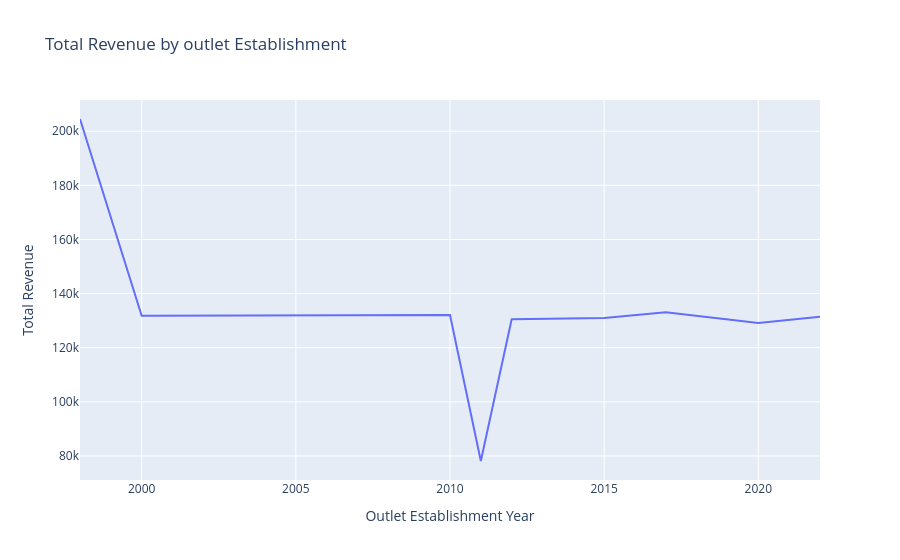

Notebook source saved alongside this figure:
### Code cell
outlet = df.groupby("Outlet Establishment Year")["Sales"].sum()

px.line(outlet, x=outlet.index, y=outlet.values, title = "Total Revenue by outlet Establishment",
       labels = {"x":"Outlet Establishment Year", "y": "Total Revenue"})

### Figure 1 — Plotly figure (JSON) as saved in the notebook; plotly's stock layout.template omitted (floating-point values rounded to 4 significant figures)
{"data": [{"hovertemplate": "Outlet Establishment Year=%{x}<br>Total Revenue=%{y}<extra></extra>", "legendgroup": "", "line": {"color": "#636efa", "dash": "solid"}, "marker": {"symbol": "circle"}, "mode": "lines", "name": "", "orientation": "v", "showlegend": false, "type": "scatter", "x": [1998, 2000, 2010, 2011, 2012, 2015, 2017, 2020, 2022], "xaxis": "x", "y": [204500.0, 131800.0, 132100.0, 78130.0, 130500.0, 130900.0, 133100.0, 129100.0, 131500.0], "yaxis": "y"}], "layout": {"legend": {"tracegroupgap": 0}, "title": {"text": "Total Revenue by outlet Establishment"}, "xaxis": {"anchor": "y", "domain": [0, 1], "title": {"text": "Outlet Establishment Year"}}, "yaxis": {"anchor": "x", "domain": [0, 1], "title": {"text": "Total Revenue"}}}}
